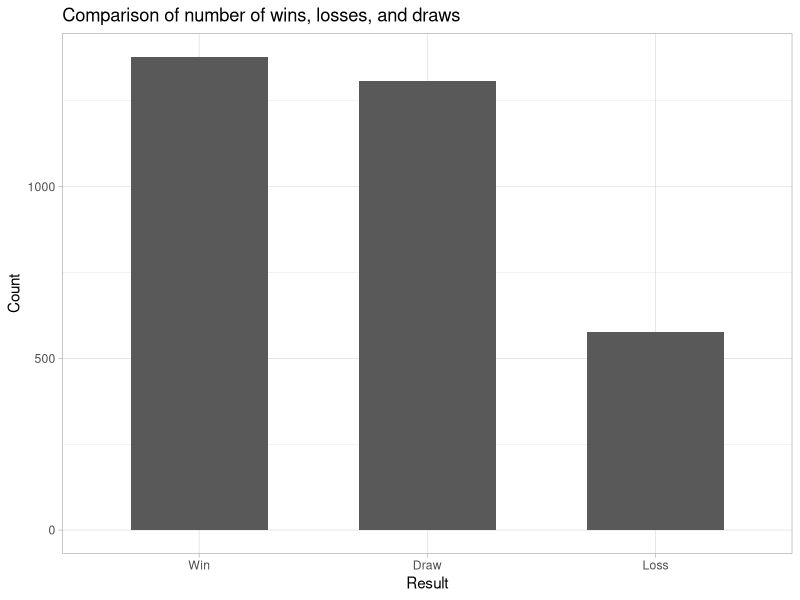
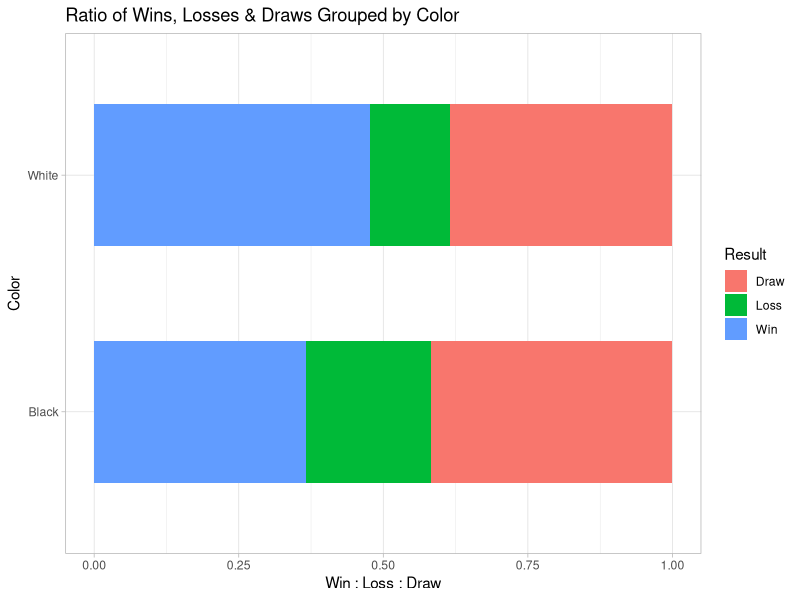
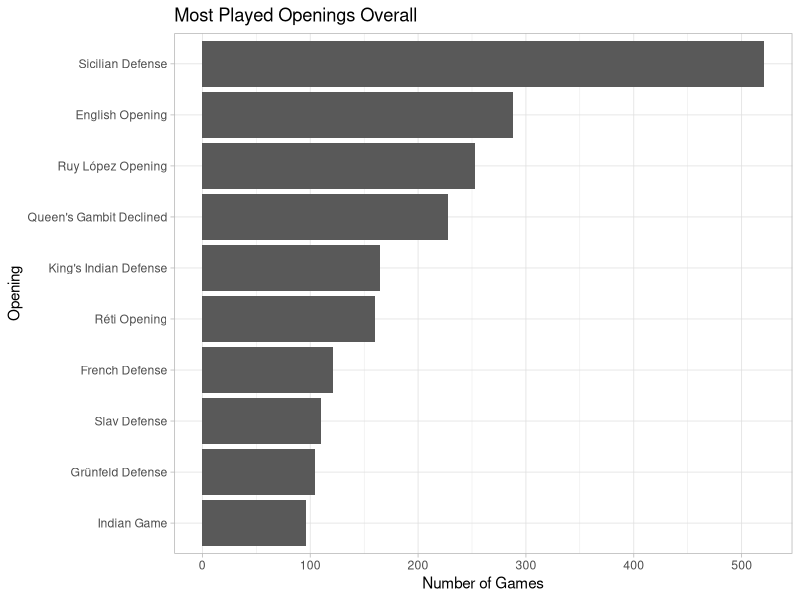
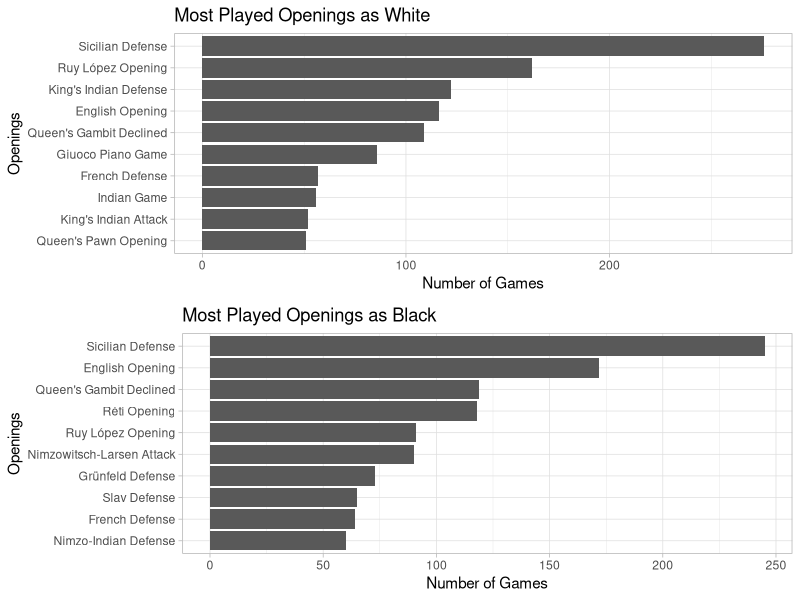
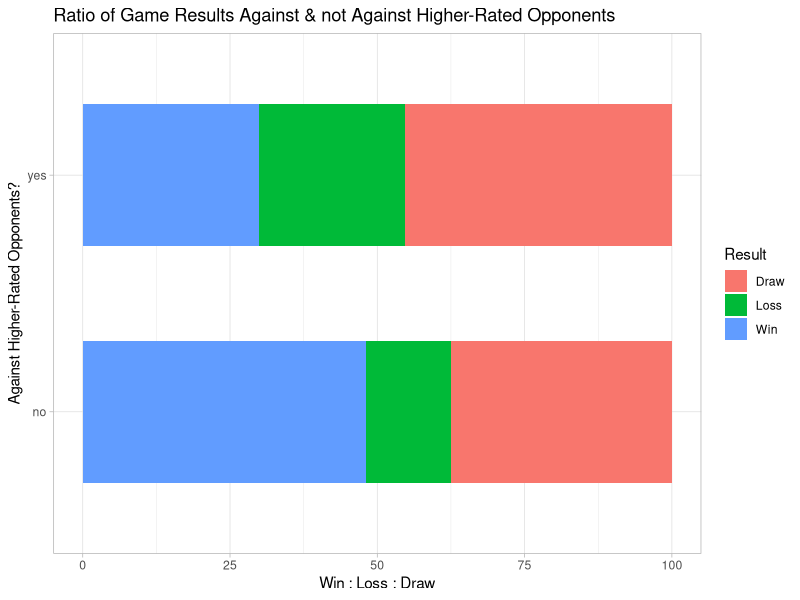
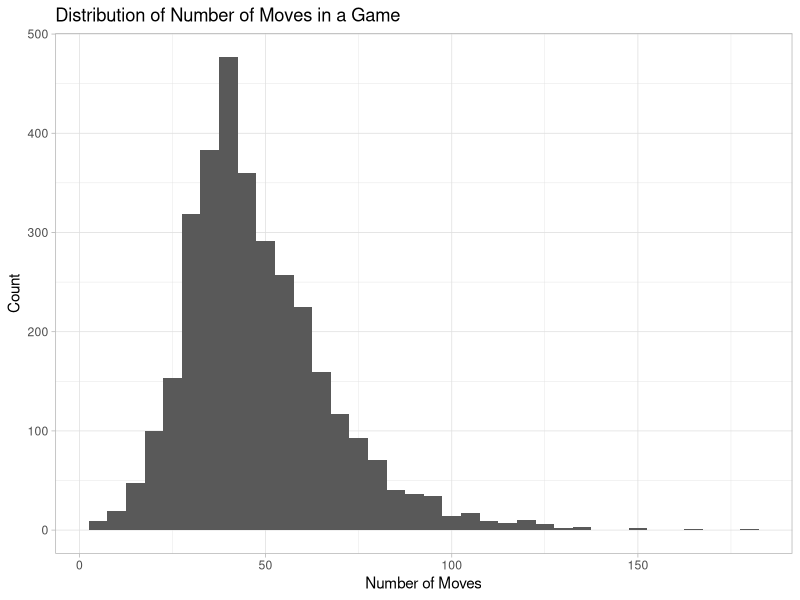
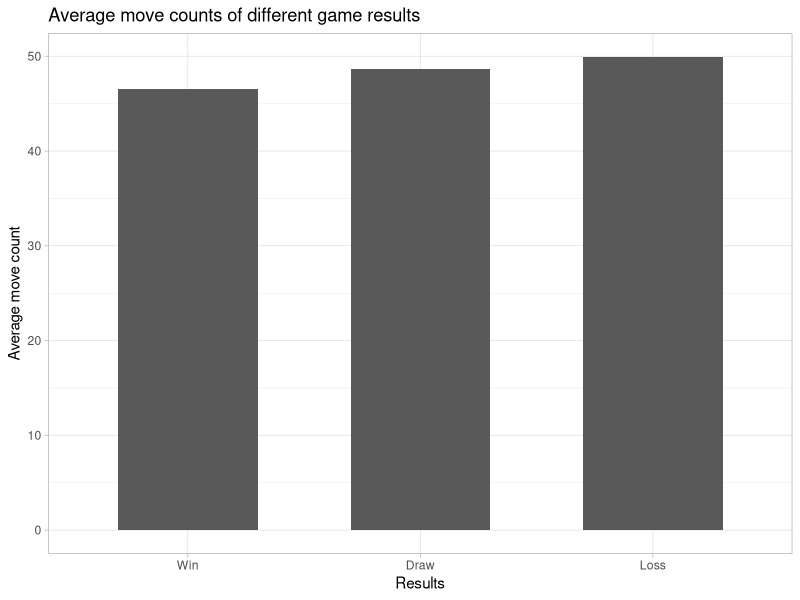
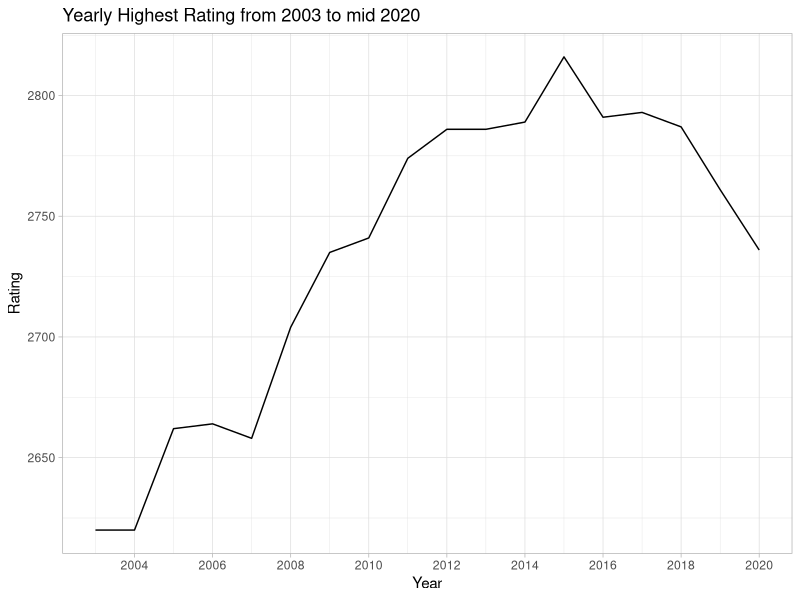

Here is the R script that generated these plots, in order:
## ---- chunk 1
knitr::opts_chunk$set(message = FALSE)
## ---- chunk 2
library(readr)
library(dplyr)
library(magrittr)
library(ggplot2)
library(gridExtra)
## ---- chunk 3
df <- read_csv("cleaned_data.csv")
head(df)
## ---- chunk 4
# count of win, draw, loss
overall_win <- df %>%
  group_by(Result) %>%
  summarise(Count = n())

# vars for inline code
ngame <- summarise(df, n()) %>% as.character()
wins <- overall_win[3, 2] %>% as.character()
loss <- overall_win[2, 2] %>% as.character()
draw <- overall_win[1, 2] %>% as.character()
wr <- round(as.numeric(wins) / as.numeric(ngame) * 100, 2)

# plot
overall_win %>%
  ggplot(aes(x = reorder(Result, -Count), y = Count)) +
  geom_bar(stat = "identity", width = 0.6) +
  labs(
    title = "Comparison of number of wins, losses, and draws",
    x = "Result"
  ) +
  theme_light()
## ---- chunk 5
# ratio of win, draw, loss by color
winrate <- df %>%
  group_by(Color, Result) %>%
  summarise(count = n()) %>%
  mutate(Percentage = count / sum(count) * 100) %>%
  select(-count) 

# vars for inline code
w_wr <- round(winrate[6, 3], 2) %>% as.character()
b_wr <- round(winrate[3, 3], 2) %>% as.character()

# plot
winrate %>%
  ggplot(aes(x = Color, y = Percentage, fill = Result)) +
  geom_bar(stat = "identity", position = "fill", width = 0.6) +
  coord_flip() +
  labs(
    title = "Ratio of Wins, Losses & Draws Grouped by Color",
    y = "Win : Loss : Draw"
  ) +
  theme_light()

## ---- chunk 6
# openings and their game count
overall_op <- df %>%
  group_by(Opening) %>%
  summarise(N_games = n()) %>%
  arrange(desc(N_games))

# top 10 most played openings
head(overall_op, 10) %>%
  ggplot(aes(x = reorder(Opening, N_games), y = N_games)) +
  geom_bar(stat = "identity") +
  coord_flip() +
  labs(
    title = "Most Played Openings Overall",
    x = "Opening",
    y = "Number of Games"
  ) +
  theme_light()

## ---- chunk 7
# top 10 most played openings grouped by color
top_by_color <- df %>%
  group_by(Color, Opening) %>%
  summarise(N_games = n()) %>%
  top_n(n = 10, wt = N_games)

# top 10 most played openings by white
white <- head(top_by_color, 10) %>%
  ggplot(aes(x = reorder(Opening, N_games), y = N_games)) +
  geom_bar(stat = "identity") +
  coord_flip() +
  labs(
    title = "Most Played Openings as White",
    x = "Openings",
    y = "Number of Games"
  ) +
  theme_light()


# top 10 most played openings by black
black <- tail(top_by_color, 10) %>%
  ggplot(aes(x = reorder(Opening, N_games), y = N_games)) +
  geom_bar(stat = "identity") +
  coord_flip() +
  labs(
    title = "Most Played Openings as Black",
    x = "Openings",
    y = "Number of Games"
  ) +
  theme_light()


grid.arrange(white, black)
## ---- chunk 8
# results against/not-against higher rated opponents
vs_higher <-df %>%
  mutate(Vs_higher = if_else(Opponent_rating > Rating, "yes","no")) %>%
  group_by(Vs_higher, Result) %>%
  summarise(count = n()) %>%
  mutate(Percentage = count / sum(count) * 100) %>%
  select(-count) %>%
  arrange(desc(Vs_higher))

# vars for inline code
highdraw <- round(vs_higher[1, 3], 2) %>% as.character()
lowwin <- round(vs_higher[6, 3], 2) %>% as.character()

#plot
vs_higher %>%
  ggplot(aes(x = Vs_higher, y = Percentage, fill = Result)) +
  geom_bar(stat = "identity", width = 0.6) +
  coord_flip() +
  labs(
    title = "Ratio of Game Results Against & not Against Higher-Rated Opponents",
    x = "Against Higher-Rated Opponents?",
    y = "Win : Loss : Draw"
  )  +
  theme_light()

## ---- chunk 9
# avg number of moves
avg_mv <- round(mean(df$Moves)) %>% as.character()

# move count distribution
df %>%
  ggplot(aes(x = Moves)) +
  geom_histogram(binwidth = 5) +
  labs(
    title = "Distribution of Number of Moves in a Game",
    x = "Number of Moves",
    y = "Count"
  ) +
  theme_light()

## ---- chunk 10
# avg moves for win/draw/loss plot
df %>%
  group_by(Result) %>%
  summarise(Mean_moves = mean(Moves)) %>%
  ggplot(aes(x = reorder(Result, Mean_moves), y = Mean_moves)) +
  geom_bar(stat = "identity", width = 0.6) +
  labs(
    title = "Average move counts of different game results",
    x = "Results",
    y = "Average move count"
  ) +
  theme_light()

## ---- chunk 11
# highest rating of each year 2003-2020
df %>%
  group_by(Year) %>%
  filter(Year > 2002) %>%
  summarise(highest_rt = max(Rating, na.rm = TRUE)) %>%
  ggplot(aes(x = Year, y = highest_rt)) +
  geom_line() +
  scale_x_continuous(breaks = seq(2002, 2020, 2)) +
  labs(
    title = "Yearly Highest Rating from 2003 to mid 2020",
    y = "Rating"
  ) +
  theme_light()


max_rt <- max(df$Rating) %>% as.character()
## ---- chunk 12
# top 10 most played opponents
reg_opp <- df %>%
  group_by(Opponent) %>%
  summarise(n = n()) %>%
  arrange(desc(n)) %>%
  head(10)

# top 10 barchart
reg_opp %>%
  ggplot(aes(x = reorder(Opponent, n), y = n)) +
  geom_bar(stat = "identity", width = 0.6) +
  coord_flip() +
  labs(
    title = "Top 10 Players He Plays with Most Often",
    x = "Opponent",
    y = "Number of games played"
  ) +
  theme_light()

## ---- chunk 13
# w/d/l ratio 
df %>%
  group_by(Opponent, Result) %>%
  filter(Opponent %in% reg_opp$Opponent) %>%
  summarise(n = n()) %>%
  ggplot(aes(x = Opponent, y = n, fill = Result)) +
  geom_bar(stat = "identity",position = "fill", width = 0.6) +
  coord_flip() +
  labs(
    title = "Results Against Players He Plays With Most Often",
    x = "Opponent",
    y = "Win : Loss : Draw"
  ) +
  theme_light()

## ---- chunk 14
# openings with game number > 20
freq_op <- df %>%
  group_by(Opening) %>%
  summarise(count = n()) %>%
  filter(count > 20)

# colors, openings, results 
op_res <- df %>%
  select(Color, Opening, Result) %>%
  filter(Opening %in% freq_op$Opening)

# cochran-mantel-haenszel tes on op_res
tb <- table(op_res$Color, op_res$Opening, op_res$Result)
mantelhaen.test(tb)
## ---- chunk 15
# top 10 op overal
df %>%
  filter(Opening %in% op_res$Opening) %>%
  group_by(Opening, Result) %>%
  summarise(Count = n()) %>%
  mutate(Winrate = round(Count / sum(Count) * 100, 2)) %>%
  filter(Result == "Win") %>%
  select(-Count, -Result) %>%
  arrange(desc(Winrate)) %>%
  head(10) %>%
  ggplot(aes(x = reorder(Opening, Winrate), y = Winrate)) +
  geom_bar(stat = "Identity", width = 0.6) +
  coord_flip() +
  scale_y_continuous(limits = c(0, 100)) +
  labs(
    title = "Top 10 Win-Rates of Openings Overall",
    x = "Opening",
    y = "Win-rate in percentages(%)"
  ) +
  theme_light()

## ---- chunk 16
# top 10 white op
opw <- df %>%
  filter(Opening %in% op_res$Opening) %>%
  group_by(Color, Opening, Result) %>%
  summarise(Count = n()) %>%
  mutate(Winrate = round(Count / sum(Count) * 100, 2)) %>%
  filter(Result == "Win" & Color == "White") %>%
  select(-Count, -Result) %>%
  arrange(desc(Winrate)) %>%
  head(10) %>%
  ggplot(aes(x = reorder(Opening, Winrate), y = Winrate)) +
  geom_bar(stat = "Identity", width = 0.6) +
  coord_flip() +
  scale_y_continuous(limits = c(0, 100)) +
  labs(
    title = "Top 10 Win-rates of Openings Played as White",
    x = "Opening",
    y = "Win-Rate in Percentages(%)"
  ) +
  theme_light()


# top 10 black op
opb <- df %>%
  filter(Opening %in% op_res$Opening) %>%
  group_by(Color, Opening, Result) %>%
  summarise(Count = n()) %>%
  mutate(Winrate = round(Count / sum(Count) * 100, 2)) %>%
  filter(Result == "Win" & Color == "Black") %>%
  select(-Count, -Result) %>%
  arrange(desc(Winrate)) %>%
  head(10) %>%
  ggplot(aes(x = reorder(Opening, Winrate), y = Winrate)) +
  geom_bar(stat = "Identity", width = 0.6) +
  coord_flip() +
  scale_y_continuous(limits = c(0, 100)) +
  labs(
    title = "Top 10 Win-rates of Openings Played as Black",
    x = "Opening",
    y = "Win-Rate in Percentages(%)"
  ) +
  theme_light()

grid.arrange(opw, opb)
